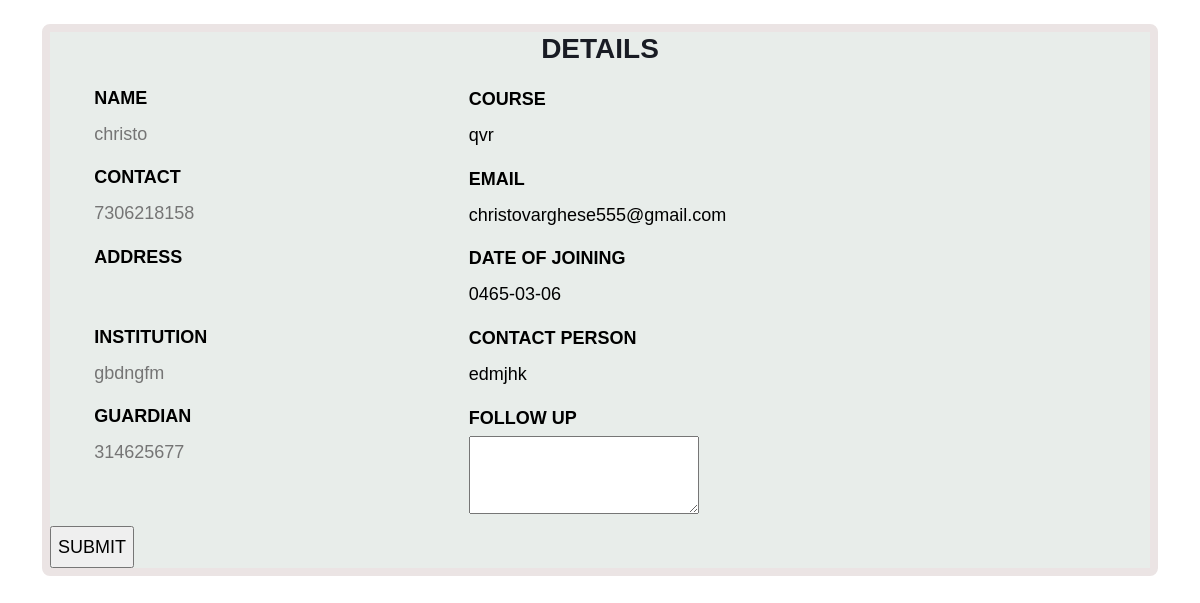
The page /teclance/teclance/pendingzzz.php?ids=28 (signed in) on the database its author committed.
### tables this page shows
CREATE TABLE `reg_form` (
  `id` int(10) NOT NULL,
  `email` varchar(30) NOT NULL,
  `contact` varchar(40) NOT NULL,
  `address` varchar(50) NOT NULL,
  `course` varchar(40) NOT NULL,
  `date of joining` date NOT NULL,
  `instituion` varchar(40) NOT NULL,
  `contact person name` varchar(30) NOT NULL,
  `cp contact` varchar(40) NOT NULL,
  `date` date NOT NULL,
  `place` varchar(40) NOT NULL,
  `signature` text NOT NULL,
  `name` varchar(50) NOT NULL,
  `photo` text NOT NULL,
  `pen` int(11) NOT NULL,
  `status` int(11) NOT NULL DEFAULT 99 COMMENT 'payed or not',
  `courses` varchar(30) NOT NULL
);

### teclance/teclance/pendingzzz.php (the view, shortened to what this page needs)
<?php
include("reg_database.php");
 $ids = $_GET['ids'];
$sql3= "SELECT * FROM `reg_form` WHERE `id`='$ids'";
$result3=$conn->query($sql3);
?>
<!DOCTYPE html>
<html>
<head>
  <link rel="stylesheet" href="css/bootstrap.min.css">
         <link rel="stylesheet" href="css/style3.css">
</head>
<body class="bdy">
  <?php
                    while($row3 = $result3->fetch_assoc())
                    {
                ?>
  <div class="container">
    <div class="form1">
      <form class="frm" action="pending_connection.php" method="post">
          <h3 align="center">DETAILS</h3>
              <div class="row">
                        <div  class="cls mm col-6 col-sm-6 col-md-6 col-lg-6 col-xl-4 col-xxl-6">
                                 <div>
                              <label>NAME</label>
                              </div>
                              <div class="column">
                              <?php echo $row3['name'];?>
                              </div>
                       </div>
                         <div class="in col-6 col-sm-6 col-md-6 col-lg-6 col-xl-8 col-xxl-6">
                               <div>
                              <label>COURSE</label>
                              </div>
                              <div class="column">
                              <?php echo $row3['course'];?>
                              </div>
                       </div>
              </div>
              <div class="row">
                        <div  class="cls mm col-6 col-sm-6 col-md-6 col-lg-6 col-xl-4 col-xxl-6">
                                 <div>
                              <label>CONTACT</label>
                              </div>
                              <div class="column">
                              <?php echo $row3['contact'];?>
                              </div>
                       </div>
                         <div class="in col-6 col-sm-6 col-md-6 col-lg-6 col-xl-8 col-xxl-6">
                               <div>
                              <label>EMAIL</label>
                              </div>
                              <div class="column">
                              <?php echo $row3['email'];?>
                              </div>
                       </div>
              </div>
              <div class="row">
                        <div  class="cls mm col-6 col-sm-6 col-md-6 col-lg-6 col-xl-4 col-xxl-6">
                                 <div>
                              <label>ADDRESS</label>
                              </div>
                       </div>
                         <div class="in col-6 col-sm-6 col-md-6 col-lg-6 col-xl-8 col-xxl-6">
                               <div>
                              <label>DATE OF JOINING</label>
                              </div>
                              <div class="column">
                              <?php echo $row3['date of joining'];?>
                              </div>
                       </div>
              </div>
              <div class="row">
                        <div  class="cls mm col-6 col-sm-6 col-md-6 col-lg-6 col-xl-4 col-xxl-6">
                                 <div>
                              <label>INSTITUTION</label>
                              </div>
                              <div class="column">
                              <?php echo $row3['instituion'];?>
                              </div>
                       </div>
                         <div class="in col-6 col-sm-6 col-md-6 col-lg-6 col-xl-8 col-xxl-6">
                               <div>
                              <label>CONTACT PERSON</label>
                              </div>
                              <div class="column">
                              <?php echo $row3['contact person name'];?>
                              </div>
                       </div>
              </div>
              <div class="row">
                        <div  class="cls mm col-6 col-sm-6 col-md-6 col-lg-6 col-xl-4 col-xxl-6">
                                 <div>
                              <label>GUARDIAN</label>
                              </div>
                              <div class="column">
                              <?php echo $row3['cp contact'];?>
                              </div>
                       </div>
                         <div class="in col-6 col-sm-6 col-md-6 col-lg-6 col-xl-8 col-xxl-6">
                               <div>
                              <label>FOLLOW UP</label>
                              </div>
                              <div class="column">
                              <textarea class="texta" name="texta"></textarea>
                              </div>
                       </div>
              </div>
              <input class="sbu" type="submit" value="SUBMIT">
      </form>
    </div>
  </div>
   <?php
            }
          ?>
</body>
</html>

### teclance/teclance/css/style3.css (style rules this page uses)
.form1 label { padding-top: 2%; font-weight: bold; color: black; }
.form1 { width: 100%; height: 1%; line-height: 2; border-bottom: 2px solid crimson; }
.container { margin-top: 2%; }
.in { width: 40%; color: black; padding-left: 5%; }
.form1 { font-size: large; border-radius: 8px; line-height: 2; background-color:#e8edea; margin: auto; border: 8px solid #ebe4e4; }
.form1 label { font-weight: bold; }
.mm { padding-left: 5%; }
.bdy { background-color:white; }

### rows shown on the page
reg_form: name "christo", course "qvr", contact "7306218158", email "christovarghese555@gmail.com", date of joining "0465-03-06", instituion "gbdngfm", contact person name "edmjhk", cp contact "314625677"
